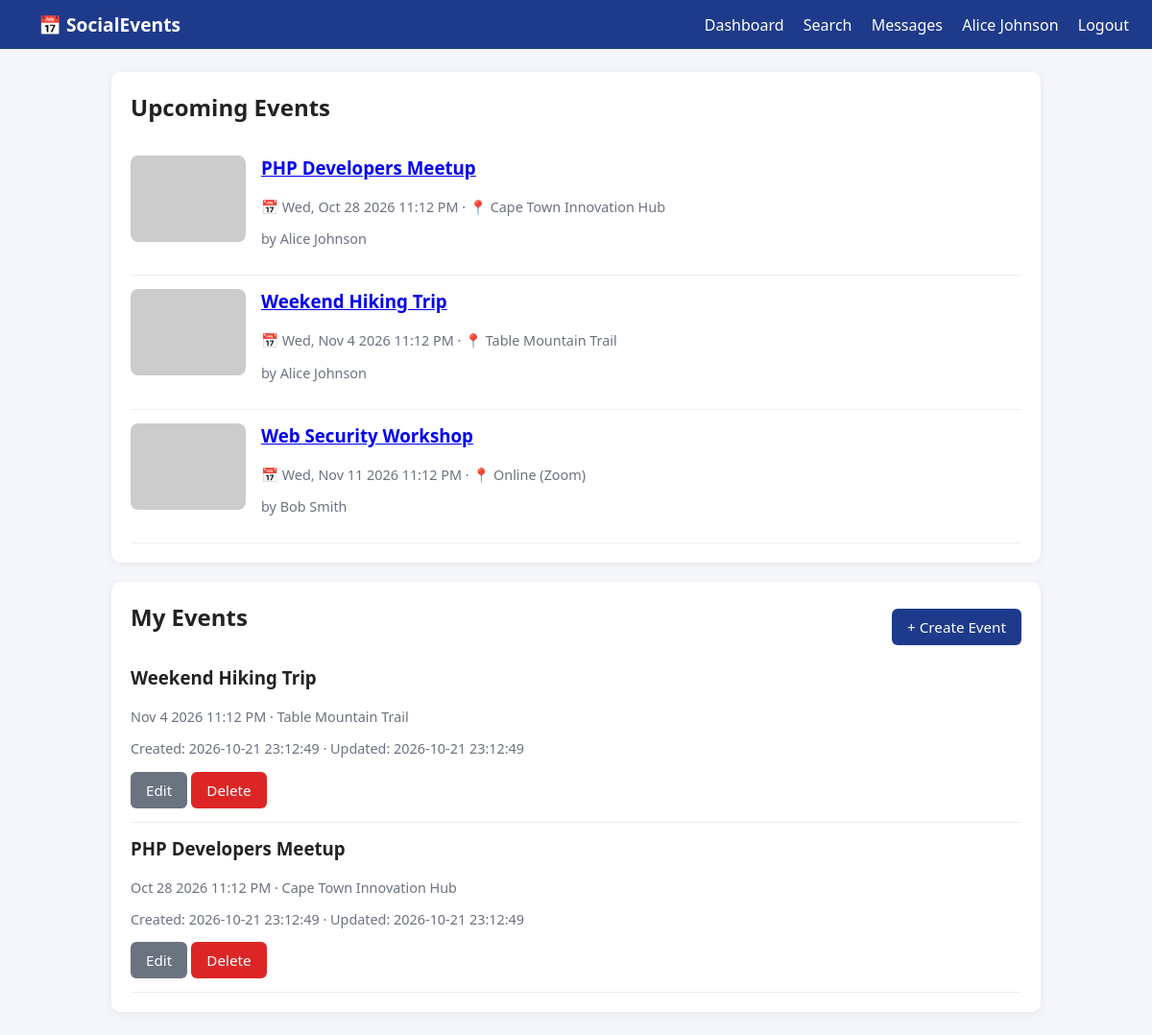
Page /index.php?page=dashboard (signed in) on the committed database.
### tables this page shows
CREATE TABLE `events` (
    `id`          INT           NOT NULL AUTO_INCREMENT,
    `user_id`     INT           NOT NULL,
    `title`       VARCHAR(150)  NOT NULL,
    `description` TEXT          NOT NULL,
    `event_date`  DATETIME      NOT NULL,
    `location`    VARCHAR(200)  NOT NULL,
    `image`       VARCHAR(255)  DEFAULT NULL,
    `created_at`  TIMESTAMP     NOT NULL DEFAULT CURRENT_TIMESTAMP,
    `updated_at`  TIMESTAMP     NOT NULL DEFAULT CURRENT_TIMESTAMP ON UPDATE CURRENT_TIMESTAMP,
    PRIMARY KEY (`id`),
    KEY `idx_events_user` (`user_id`),
    KEY `idx_events_date` (`event_date`),
    CONSTRAINT `fk_events_user`
        FOREIGN KEY (`user_id`) REFERENCES `users` (`id`)
        ON DELETE CASCADE ON UPDATE CASCADE
);

CREATE TABLE `users` (
    `id`              INT           NOT NULL AUTO_INCREMENT,
    `full_name`       VARCHAR(100)  NOT NULL,
    `email`           VARCHAR(150)  NOT NULL,
    `password`        VARCHAR(255)  NOT NULL,
    `profile_picture` VARCHAR(255)  NOT NULL DEFAULT 'default.png',
    `reset_token`     VARCHAR(64)   DEFAULT NULL,
    `reset_expires`   DATETIME      DEFAULT NULL,
    `created_at`      TIMESTAMP     NOT NULL DEFAULT CURRENT_TIMESTAMP,
    PRIMARY KEY (`id`),
    UNIQUE KEY `uq_users_email` (`email`),
    KEY `idx_users_reset` (`reset_token`)
);

### index.php (the view, shortened to what this page needs)
<?php
try {
    $pdo = new PDO("mysql:host=" . DB_HOST . ";charset=utf8mb4", DB_USER, DB_PASS, [
        PDO::ATTR_ERRMODE => PDO::ERRMODE_EXCEPTION,
    ]);
    $pdo->exec("CREATE DATABASE IF NOT EXISTS `" . DB_NAME . "` CHARACTER SET utf8mb4 COLLATE utf8mb4_unicode_ci");
    $pdo = new PDO("mysql:host=" . DB_HOST . ";dbname=" . DB_NAME . ";charset=utf8mb4", DB_USER, DB_PASS, [
        PDO::ATTR_ERRMODE            => PDO::ERRMODE_EXCEPTION,
        PDO::ATTR_DEFAULT_FETCH_MODE => PDO::FETCH_ASSOC,
        PDO::ATTR_EMULATE_PREPARES   => false,
    ]);
    $pdo->exec("CREATE TABLE IF NOT EXISTS users (
        id INT AUTO_INCREMENT PRIMARY KEY,
        full_name VARCHAR(100) NOT NULL,
        email VARCHAR(150) NOT NULL UNIQUE,
        password VARCHAR(255) NOT NULL,
        profile_picture VARCHAR(255) DEFAULT 'default.png',
        reset_token VARCHAR(64) DEFAULT NULL,
        reset_expires DATETIME DEFAULT NULL,
        created_at TIMESTAMP DEFAULT CURRENT_TIMESTAMP
    ) ENGINE=InnoDB");
    $pdo->exec("CREATE TABLE IF NOT EXISTS events (
        id INT AUTO_INCREMENT PRIMARY KEY,
        user_id INT NOT NULL,
        title VARCHAR(150) NOT NULL,
        description TEXT NOT NULL,
        event_date DATETIME NOT NULL,
        location VARCHAR(200) NOT NULL,
        image VARCHAR(255) DEFAULT NULL,
        created_at TIMESTAMP DEFAULT CURRENT_TIMESTAMP,
        updated_at TIMESTAMP DEFAULT CURRENT_TIMESTAMP ON UPDATE CURRENT_TIMESTAMP,
        FOREIGN KEY (user_id) REFERENCES users(id) ON DELETE CASCADE
    ) ENGINE=InnoDB");
    $pdo->exec("CREATE TABLE IF NOT EXISTS messages (
        id INT AUTO_INCREMENT PRIMARY KEY,
        sender_id INT NOT NULL,
        receiver_id INT NOT NULL,
        message TEXT NOT NULL,
        created_at TIMESTAMP DEFAULT CURRENT_TIMESTAMP,
        FOREIGN KEY (sender_id) REFERENCES users(id) ON DELETE CASCADE,
        FOREIGN KEY (receiver_id) REFERENCES users(id) ON DELETE CASCADE,
        INDEX idx_conversation (sender_id, receiver_id)
    ) ENGINE=InnoDB");
} catch (PDOException $e) {
    die("DB error: " . htmlspecialchars($e->getMessage()));
}
function e($s) { return htmlspecialchars($s ?? '', ENT_QUOTES, 'UTF-8'); }
$page = $_GET['page'] ?? 'dashboard';
$logged = !empty($_SESSION['user_id']);
?>
<!DOCTYPE html>
<html lang="en">
<head>
</head>
<body>
<nav class="navbar">
    <a href="index.php?page=dashboard" class="brand">📅 SocialEvents</a>
    <div>
        <?php if ($logged): ?>
            <a href="index.php?page=dashboard">Dashboard</a>
            <a href="index.php?page=search">Search</a>
            <a href="index.php?page=messages">Messages</a>
            <a href="index.php?page=profile&id=<?= (int)$_SESSION['user_id'] ?>"><?= e($_SESSION['user_name']) ?></a>
            <a href="index.php?page=logout">Logout</a>
        <?php else: ?>
            <a href="index.php?page=login">Login</a>
            <a href="index.php?page=register">Register</a>
        <?php endif; ?>
    </div>
</nav>
<main class="container">
<?php
if ($page === 'register'):
    $errors = $_SESSION['register_errors'] ?? []; unset($_SESSION['register_errors']);
    $old    = $_SESSION['register_old']    ?? ['full_name'=>'','email'=>'']; unset($_SESSION['register_old']);
?>
    <div class="card" style="max-width:520px;margin:auto;">
        <h2>Create Account</h2>
        <?php foreach ($errors as $er): ?><p class="error"><?= e($er) ?></p><?php endforeach; ?>
        <form method="post" action="index.php?page=register" enctype="multipart/form-data" data-validate>
            <input type="hidden" name="csrf" value="<?= csrfToken() ?>">
            <label>Full Name</label>
            <input type="text" name="full_name" value="<?= e($old['full_name']) ?>" required>
            <label>Email</label>
            <input type="email" name="email" value="<?= e($old['email']) ?>" required>
            <label>Password (min 8 chars)</label>
            <input type="password" name="password" data-min="8" required>
            <label>Profile Picture (optional, max 2MB)</label>
            <input type="file" name="profile_picture" accept="image/*" data-preview="preview-reg">
            <img id="preview-reg" src="" style="display:none;max-width:120px;border-radius:50%;margin:8px 0;">
            <button class="btn" type="submit">Register</button>
        </form>
    </div>
<?php
elseif ($page === 'dashboard'):
    $upcoming = $pdo->query("SELECT e.*, u.full_name FROM events e JOIN users u ON e.user_id=u.id
                             WHERE e.event_date >= NOW() ORDER BY e.event_date ASC")->fetchAll();
    $s = $pdo->prepare("SELECT * FROM events WHERE user_id=? ORDER BY event_date DESC");
    $s->execute([$_SESSION['user_id']]);
    $mine = $s->fetchAll();
?>
    <div class="card">
        <h2>Upcoming Events</h2>
        <?php foreach ($upcoming as $ev): ?>
            <div class="event-card">
                <img class="event-thumb" src="uploads/events/<?= e($ev['image'] ?: 'placeholder.jpg') ?>"
                     onerror="this.src='https://via.placeholder.com/120x90?text=Event'">
                <div>
                    <h3><a href="index.php?page=event_view&id=<?= (int)$ev['id'] ?>"><?= e($ev['title']) ?></a></h3>
                    <p class="muted">📅 <?= e(date('D, M j Y g:i A', strtotime($ev['event_date']))) ?> · 📍 <?= e($ev['location']) ?></p>
                    <p class="muted">by <?= e($ev['full_name']) ?></p>
                </div>
            </div>
        <?php endforeach; ?>
    </div>
    <div class="card">
        <div style="display:flex;justify-content:space-between;align-items:center;">
            <h2>My Events</h2>
            <a class="btn" href="index.php?page=event_create">+ Create Event</a>
        </div>
        <?php foreach ($mine as $ev): ?>
            <div class="event-card">
                <div style="flex:1;">
                    <h3><?= e($ev['title']) ?></h3>
                    <p class="muted"><?= e(date('M j Y g:i A', strtotime($ev['event_date']))) ?> · <?= e($ev['location']) ?></p>
                    <p class="muted">Created: <?= e($ev['created_at']) ?> · Updated: <?= e($ev['updated_at']) ?></p>
                    <a class="btn secondary" href="index.php?page=event_edit&id=<?= (int)$ev['id'] ?>">Edit</a>
                    <a class="btn danger" href="index.php?page=event_delete&id=<?= (int)$ev['id'] ?>"
                       onclick="return confirm('Delete this event?')">Delete</a>
                </div>
            </div>
        <?php endforeach; ?>
    </div>
<?php
else: ?>
    <div class="card"><p class="muted">Page not found. <a href="index.php?page=dashboard">Go to dashboard</a></p></div>
<?php endif; ?>
</main>
</body>
</html>

### index.php (style rules this page uses)
* { box-sizing: border-box; }
body { margin:0; font-family: system-ui, Segoe UI, Arial, sans-serif; background:#f4f6f9; color:#222; }
.navbar { display:flex; justify-content:space-between; align-items:center; background:#1e3a8a; color:#fff; padding:12px 24px; }
.navbar a { color:#fff; text-decoration:none; margin-left:16px; }
.navbar .brand { font-weight:700; font-size:1.2rem; }
.container { max-width:1000px; margin:24px auto; padding:0 16px; }
.card { background:#fff; border-radius:10px; padding:20px; margin-bottom:20px; box-shadow:0 2px 8px rgba(0,0,0,.06); }
.btn { display:inline-block; background:#1e3a8a; color:#fff; padding:9px 16px; border:none; border-radius:6px; cursor:pointer; text-decoration:none; font-size:.95rem; }
.btn.secondary { background:#6b7280; }
.btn.danger { background:#dc2626; }
.event-card { display:flex; gap:16px; border-bottom:1px solid #eee; padding:14px 0; }
.event-card img.event-thumb { width:120px; height:90px; object-fit:cover; border-radius:8px; }
.muted { color:#6b7280; font-size:.9rem; }
h1,h2,h3 { margin-top:0; }

### rows in the picture
events: title "PHP Developers Meetup", event_date "Wed, Oct 28 2026 11:12 PM", location "Cape Town Innovation Hub", user.full_name "Alice Johnson", event_date "Oct 28 2026 11:12 PM", created_at "2026-10-21 23:12:49", updated_at "2026-10-21 23:12:49"
events: title "Weekend Hiking Trip", event_date "Wed, Nov 4 2026 11:12 PM", location "Table Mountain Trail", user.full_name "Alice Johnson", event_date "Nov 4 2026 11:12 PM", created_at "2026-10-21 23:12:49", updated_at "2026-10-21 23:12:49"
events: title "Web Security Workshop", event_date "Wed, Nov 11 2026 11:12 PM", location "Online (Zoom)", user.full_name "Bob Smith"

### other values in the picture
$_SESSION['user_name'] "Alice Johnson"
